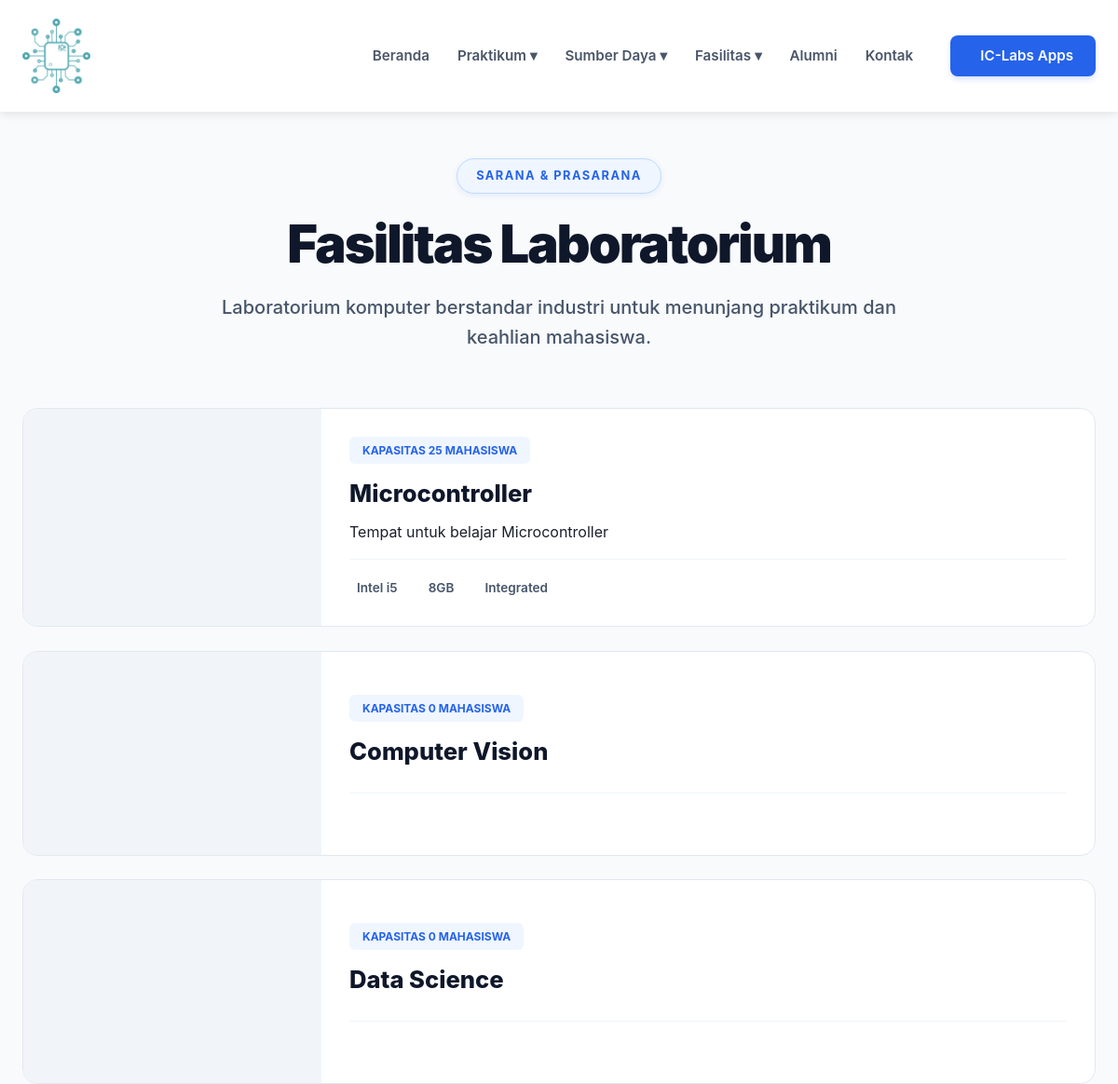
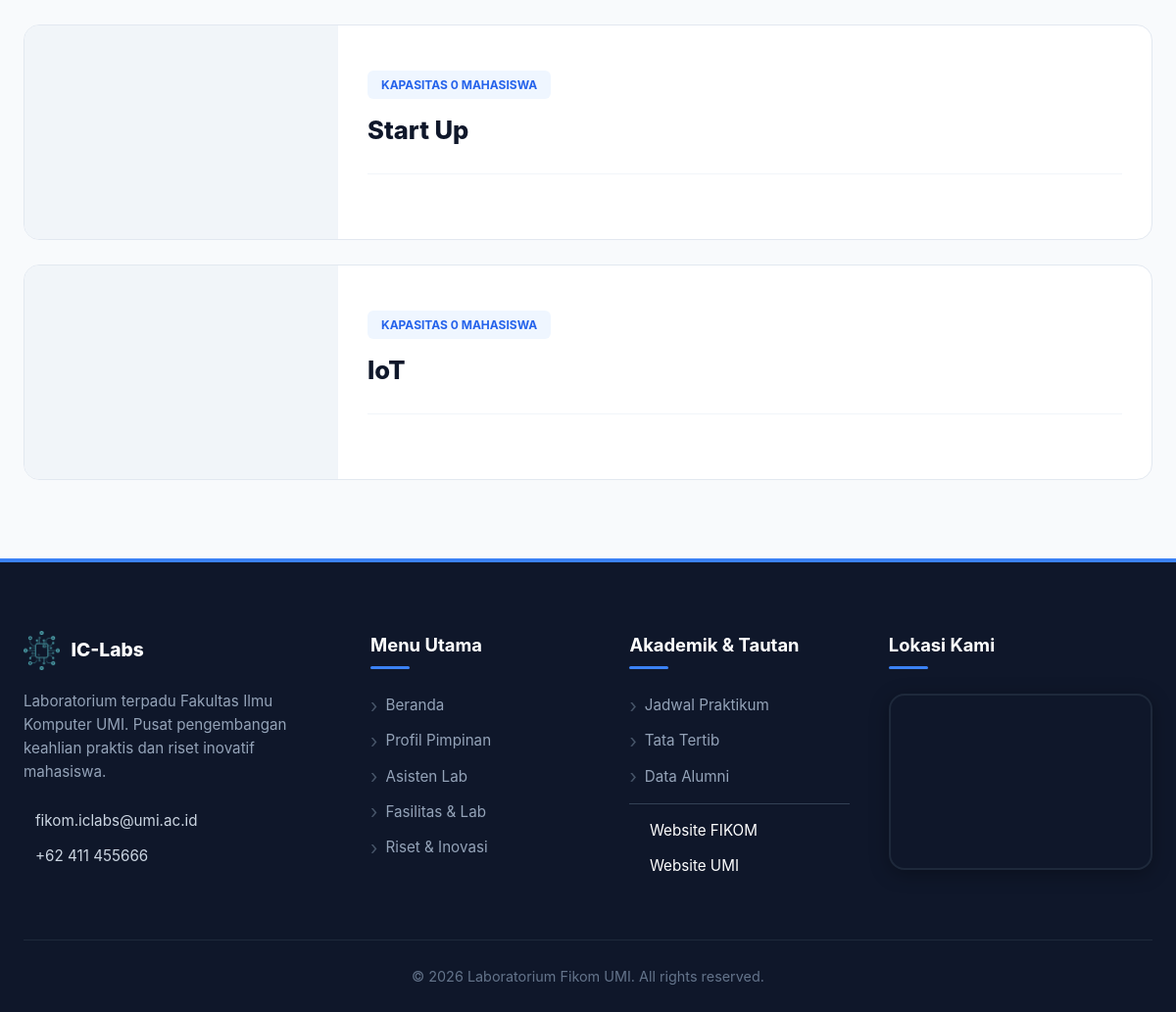
Before: /public/laboratorium with the older database file (2 pictures, top to bottom).
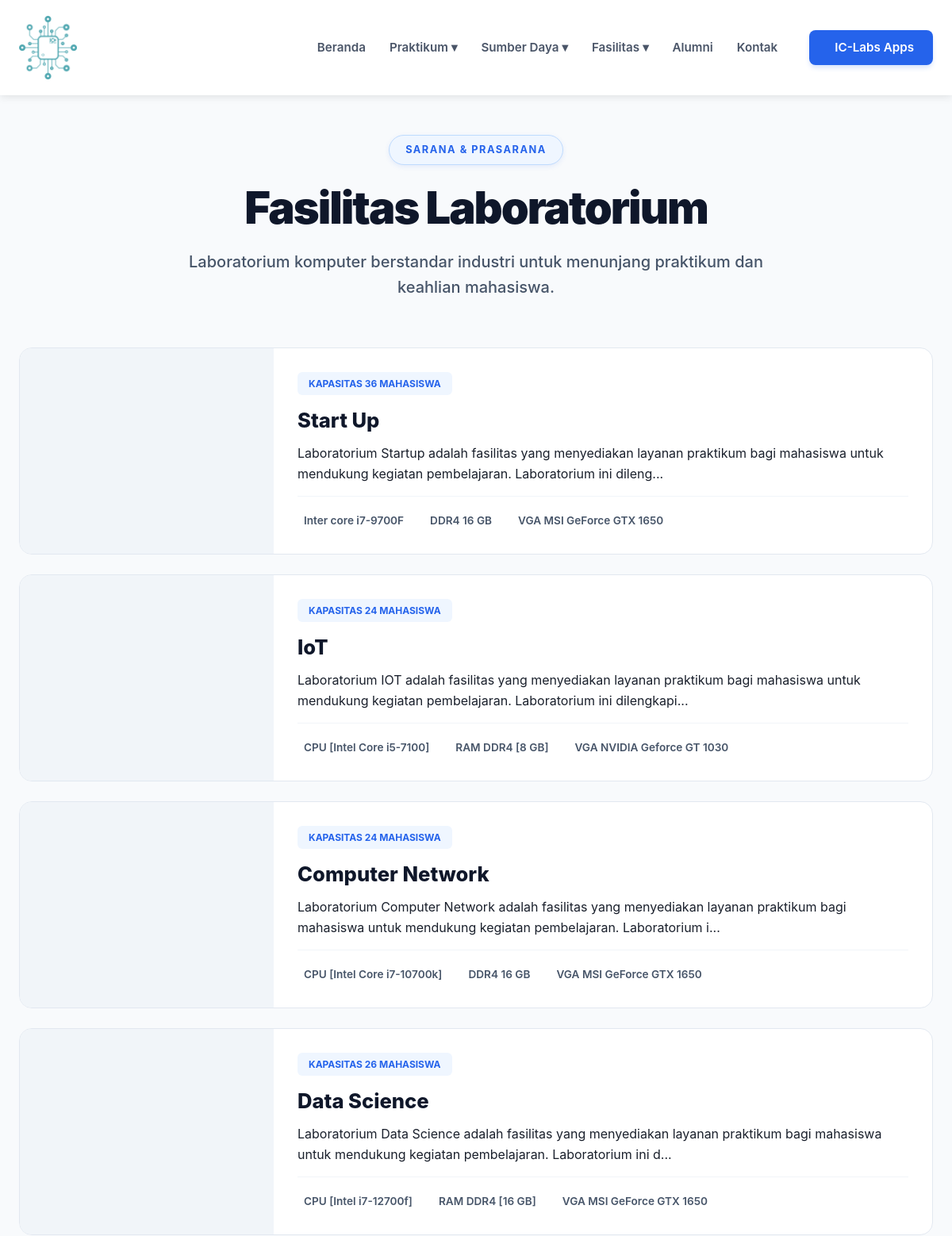
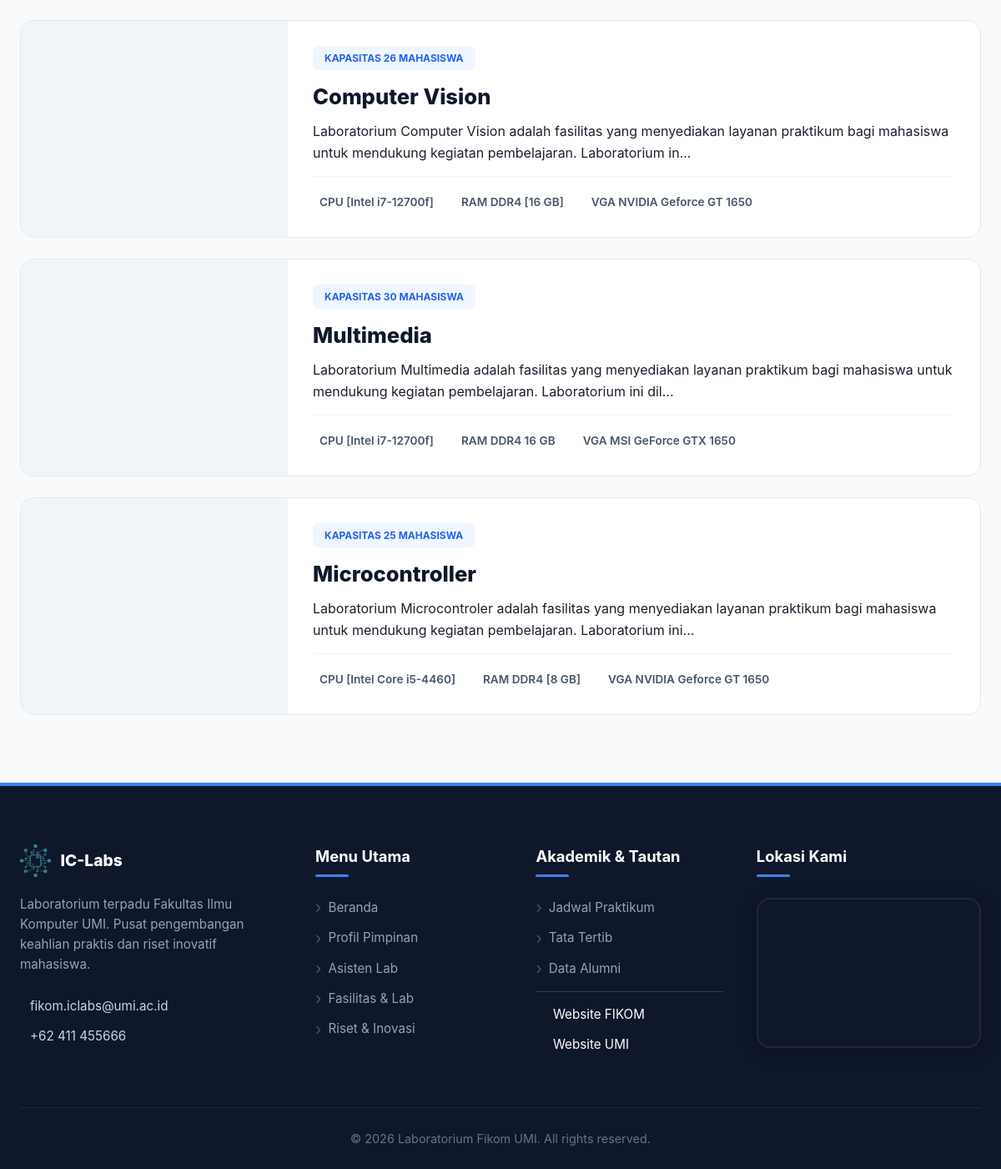
After: the same page with the newer database file (2 pictures, top to bottom).
### tables this page shows
CREATE TABLE `laboratorium` (
  `idLaboratorium` int(11) NOT NULL,
  `nama` varchar(100) NOT NULL,
  `jenis` enum('Laboratorium','Riset') DEFAULT 'Laboratorium',
  `idKordinatorAsisten` int(11) DEFAULT NULL,
  `deskripsi` text DEFAULT NULL,
  `gambar` varchar(255) DEFAULT NULL,
  `jumlahPc` int(11) DEFAULT NULL,
  `jumlahKursi` int(11) DEFAULT NULL,
  `lokasi` varchar(255) DEFAULT NULL,
  `kapasitas` int(11) DEFAULT 0,
  `processor` varchar(255) DEFAULT NULL,
  `ram` varchar(100) DEFAULT NULL,
  `storage` varchar(100) DEFAULT NULL,
  `gpu` varchar(255) DEFAULT NULL,
  `monitor` varchar(255) DEFAULT NULL,
  `software` text DEFAULT NULL,
  `fasilitas_pendukung` text DEFAULT NULL,
  `koordinator_nama` varchar(255) DEFAULT NULL,
  `koordinator_foto` varchar(255) DEFAULT NULL
);

### app/views/fasilitas/laboratorium.php (the view, shortened to what this page needs)
<?php
$lab_list = [];
if (!empty($data['laboratorium'])) {
    $lab_list = $data['laboratorium'];
} else {
    global $pdo;
    try {
        if ($pdo instanceof PDO) {
            $stmt = $pdo->query("SELECT * FROM laboratorium WHERE jenis = 'Laboratorium' ORDER BY idLaboratorium ASC");
            $lab_list = $stmt->fetchAll(PDO::FETCH_ASSOC);
        }
    } catch (Throwable $e) { $lab_list = []; }
}
?>
<section class="fasilitas-section">
    <div class="container">
        <header class="page-header">
            <span class="header-badge">Sarana & Prasarana</span>
            <h1>Fasilitas Laboratorium</h1>
            <p>Laboratorium komputer berstandar industri untuk menunjang praktikum dan keahlian mahasiswa.</p>
        </header>
        <div class="facility-grid">
            <?php if (!empty($lab_list)) : ?>
                <?php foreach ($lab_list as $row) : ?>
                    <?php
                        $descRaw = $row['deskripsi'] ?? '';
                        $deskripsi = strlen($descRaw) > 150 ? substr($descRaw, 0, 150) . '...' : $descRaw;
                    ?>
                    <a href="<?= PUBLIC_URL ?>/detail_fasilitas/<?= $row['idLaboratorium'] ?>" class="facility-row" data-id="<?= $row['idLaboratorium'] ?>" data-link>
                        <div class="facility-img-side">
                        </div>
                        <div class="facility-info-side">
                            <div class="facility-meta">
                                <span class="badge-info">
                                    <i class="ri-group-line"></i> Kapasitas <?= $row['kapasitas'] ?> Mahasiswa
                                </span>
                            </div>
                            <h3><?= htmlspecialchars($row['nama']) ?></h3>
                            <p><?= htmlspecialchars($deskripsi) ?></p>
                            <div class="mini-specs">
                                <?php if (!empty($row['processor'])) : ?>
                                    <div class="mini-spec-item"><i class="ri-cpu-line"></i> <?= htmlspecialchars($row['processor']) ?></div>
                                <?php endif; ?>
                                <?php if (!empty($row['ram'])) : ?>
                                    <div class="mini-spec-item"><i class="ri-ram-2-line"></i> <?= htmlspecialchars($row['ram']) ?></div>
                                <?php endif; ?>
                                <?php if (!empty($row['gpu'])) : ?>
                                    <div class="mini-spec-item"><i class="ri-window-line"></i> <?= htmlspecialchars($row['gpu']) ?></div>
                                <?php endif; ?>
                            </div>
                        </div>
                    </a>
                <?php endforeach; ?>
            <?php endif; ?>
        </div>
    </div>
</section>

### public/index.php (shortened to what this page needs)
<?php
$pageParam = $_GET['page'] ?? null;
$routeParam = $_GET['route'] ?? null;
$request_uri = $_SERVER['REQUEST_URI'] ?? '/';
$uri_clean   = explode('?', $request_uri)[0];
$script_name = rtrim(dirname($_SERVER['SCRIPT_NAME']), '/\\');
$uriPath     = str_replace($script_name, '', $uri_clean);
$path = trim($pageParam ?? $routeParam ?? $uriPath, '/');
$segments = array_values(array_filter(
    explode('/', $path),
    fn($s) => $s !== ''
));
$page = $segments[0] ?? 'home';
$direct_views = [
    'home'         => 'home/index.php',
    'apps'         => 'home/apps.php',
    'jadwal'       => 'praktikum/jadwal.php',
    'tatatertib'   => 'praktikum/tatatertib.php',
    'formatpenulisan' => 'praktikum/format_penulisan.php',
    'riset'        => 'fasilitas/riset.php',
    'laboratorium' => 'fasilitas/laboratorium.php',
    'detail_fasilitas' => 'fasilitas/detail.php',
    'kepala'       => 'sumberdaya/kepala.php',
];
if (array_key_exists($page, $direct_views)) {
    if (file_exists(VIEW_PATH . '/templates/header.php')) require_once VIEW_PATH . '/templates/header.php';
    $viewFile = VIEW_PATH . '/' . $direct_views[$page];
    if (file_exists($viewFile)) {
        require_once $viewFile;
    } else {
        echo "<div style='padding:50px; text-align:center;'><h3>Halaman Tidak Ditemukan</h3></div>";
    }
    if (file_exists(VIEW_PATH . '/templates/footer.php')) require_once VIEW_PATH . '/templates/footer.php';
    exit;
}
?>

### app/views/templates/header.php (shortened to what this page needs)
<!DOCTYPE html>
<html lang="id">
<head>
    <link rel="stylesheet" href="<?= PUBLIC_URL ?>/css/variables.css">
    <link rel="stylesheet" href="<?= PUBLIC_URL ?>/css/style.css">
    <?php
        $pageQuery = $_GET['page'] ?? null;
        $uri = parse_url($_SERVER['REQUEST_URI'], PHP_URL_PATH);
        $scriptName = dirname($_SERVER['SCRIPT_NAME']);
        $path = str_replace($scriptName, '', $uri);
        $segments = array_values(array_filter(explode('/', trim($path, '/'))));
        $curPage = $page ?? $pageQuery ?? ($segments[0] ?? 'home');
        $cssMap = [
            'home'         => 'home.css',
            'tatatertib'   => 'praktikum.css',
            'jadwal'       => 'praktikum.css',
            'jadwalupk'    => 'praktikum.css',
            'modul'        => 'praktikum.css',
            'formatpenulisan' => 'praktikum.css',
            'kepala'       => 'sumberdaya.css',
            'asisten'      => 'sumberdaya.css',
            'sumberdaya'   => 'sumberdaya.css',
            'detail'       => 'sumberdaya.css',
            'fasilitas'    => 'fasilitas.css',
            'riset'        => 'fasilitas.css',
            'laboratorium' => 'fasilitas.css',
            'denah'        => 'fasilitas.css',
            'sop'          => 'fasilitas.css',
            'alumni'       => 'alumni.css',
            'contact'      => 'contact.css',
            'apps'         => 'apps.css'
        ];
        if (array_key_exists($curPage, $cssMap)) {
            echo '<link rel="stylesheet" href="' . PUBLIC_URL . '/css/' . $cssMap[$curPage] . '">';
        }
    ?>
    <link href="https://cdn.jsdelivr.net/npm/remixicon@3.5.0/fonts/remixicon.css" rel="stylesheet">
</head>
<body>
    <nav class="navbar">
        <div class="container">
            <div class="logo">
                <a href="<?= PUBLIC_URL ?>/home" class="brand-logo">
                    <img src="<?= PUBLIC_URL ?>/images/navbar-icon.png" alt="Logo IC-Labs" class="logo-img">
                </a>
            </div>
            <ul class="nav-links">
                <li><a href="<?= PUBLIC_URL ?>/home">Beranda</a></li>
                <li class="dropdown">
                    <a href="javascript:void(0);" class="dropbtn" onclick="toggleDropdown(this, event)">Praktikum ▾</a>
                </li>
                <li class="dropdown">
                    <a href="javascript:void(0);" class="dropbtn" onclick="toggleDropdown(this, event)">Sumber Daya ▾</a>
                </li>
                <li class="dropdown">
                    <a href="javascript:void(0);" class="dropbtn" onclick="toggleDropdown(this, event)">Fasilitas ▾</a>
                </li>
                <li><a href="<?= PUBLIC_URL ?>/alumni">Alumni</a></li>
                <li><a href="<?= PUBLIC_URL ?>/contact">Kontak</a></li>
                <li>
                    <a href="<?= PUBLIC_URL ?>/apps" class="btn-nav-apps">
                        <i class="ri-apps-2-line"></i> IC-Labs Apps
                    </a>
                </li>
            </ul>
        </div>
    </nav>
    <main>

### app/views/templates/footer.php (shortened to what this page needs)
<footer class="main-footer">
    <div class="container">
        <div class="footer-grid">
            <div class="footer-section brand-col">
                <div class="footer-logo">
                    <img src="<?php echo ASSETS_URL; ?>/images/navbar-icon.png" alt="Logo" style="height: 40px; object-fit: contain;">
                    <span style="font-weight: 800; font-size: 1.2rem; color: #fff;">IC-Labs</span>
                </div>
                <p class="footer-desc">
                    Laboratorium terpadu Fakultas Ilmu Komputer UMI. Pusat pengembangan keahlian praktis dan riset inovatif mahasiswa.
                </p>
                <div class="contact-list">
                    <p><i class="ri-mail-send-line"></i> fikom.iclabs@umi.ac.id</p>
                    <p><i class="ri-phone-line"></i> +62 411 455666</p>
                </div>
            </div>
            <div class="footer-section">
                <h3>Menu Utama</h3>
                <ul class="footer-links">
                    <li><a href="<?php echo PUBLIC_URL; ?>/home">Beranda</a></li>
                    <li><a href="<?php echo PUBLIC_URL; ?>/kepala">Profil Pimpinan</a></li>
                    <li><a href="<?php echo PUBLIC_URL; ?>/asisten">Asisten Lab</a></li>
                    <li><a href="<?php echo PUBLIC_URL; ?>/laboratorium">Fasilitas & Lab</a></li>
                    <li><a href="<?php echo PUBLIC_URL; ?>/riset">Riset & Inovasi</a></li>
                </ul>
            </div>
            <div class="footer-section">
                <h3>Akademik & Tautan</h3>
                <ul class="footer-links">
                    <li><a href="<?php echo PUBLIC_URL; ?>/jadwal">Jadwal Praktikum</a></li>
                    <li><a href="<?php echo PUBLIC_URL; ?>/tatatertib">Tata Tertib</a></li>
                    <li><a href="<?php echo PUBLIC_URL; ?>/alumni">Data Alumni</a></li>
                    <li class="separator-link" style="margin: 10px 0; border-top: 1px solid #334155;"></li>
                    <li>
                        <a href="https://fikom.umi.ac.id" target="_blank" style="color: #ffffffff;">
                            Website FIKOM
                        </a>
                    </li>
                    <li>
                        <a href="https://umi.ac.id" target="_blank" style="color: #ffffffff;">
                            Website UMI
                        </a>
                    </li>
                </ul>
            </div>
            <div class="footer-section">
                <h3>Lokasi Kami</h3>
                <div class="map-wrapper">
                    <iframe
                        src="https://www.google.com/maps/embed?pb=!1m14!1m8!1m3!1d3973.791123008261!2d119.448235!3d-5.137305!3m2!1i1024!2i768!4f13.1!3m3!1m2!1s0x2dbefd3165008369%3A0x7af75b8baf265f2b!2sFakultas%20Ilmu%20Komputer%20UMI!5e0!3m2!1sid!2sus!4v1766106276722!5m2!1sid!2sus"
                        width="100%" height="100%" style="border:0;" allowfullscreen="" loading="lazy">
                    </iframe>
                </div>
            </div>
        </div>
        <div class="copyright">
            <p>&copy; <?= date('Y'); ?> Laboratorium Fikom UMI. All rights reserved.</p>
        </div>
    </div>
</footer>
<link href="https://cdn.jsdelivr.net/npm/remixicon@3.5.0/fonts/remixicon.css" rel="stylesheet">
</body>
</html>

### public/css/variables.css (style rules this page uses)
:root { --primary-navy: #1e3a8a; --primary-blue: #2563eb; --hover-blue: #1e40af; --bg-light: #f8fbff; --bg-white: #ffffff; --bg-soft: #eff6ff; --text-dark: #1a202c; --text-grey: #4a5568; --text-light: #dbeafe; --border-color: #e2e8f0; --border-blue: #eff6ff; --shadow-soft: 0 4px 12px rgba(30, 58, 138, 0.05); --container-width: 1280px; --font-main: 'Inter', 'Segoe UI', sans-serif; --radius-card: 15px; --radius-btn: 50px; }

### public/css/style.css (style rules this page uses)
* { margin: 0; padding: 0; box-sizing: border-box; font-family: "Inter", "Segoe UI", sans-serif; }
body { background-color: #f8fbff; color: #1a202c; line-height: 1.6; padding-top: 80px; }
html, body { max-width: 100%; overflow-x: hidden; }
.container { width: 100%; max-width: 1200px; margin: 0 auto; padding: 0 24px; }
h1, h2, h3, h4 { color: #1e3a8a; font-weight: 800; }
a { text-decoration: none; transition: 0.3s ease; }
img { max-width: 100%; display: block; }
.navbar { position: fixed; top: 0; left: 0; width: 100%; z-index: 9999; background-color: #ffffff; box-shadow: 0 2px 10px rgba(0, 0, 0, 0.1); padding: 15px 0; }
.navbar .container { display: flex; justify-content: space-between; align-items: center; }
.logo { display: flex; align-items: center; }
.brand-logo { display: flex; align-items: center; padding: 5px 0; text-decoration: none; }
.logo-img { height: 80px; width: auto; object-fit: contain; display: block; transition: transform 0.3s ease; }
.nav-links { list-style: none; display: flex; gap: 30px; align-items: center; }
.nav-links a { color: #4a5568; font-weight: 600; font-size: 0.95rem; }
.btn-nav-apps { background-color: #2563eb; color: #fff !important; padding: 10px 24px; border-radius: 8px; font-weight: 600; display: inline-flex; align-items: center; gap: 8px; transition: all 0.3s ease; box-shadow: 0 4px 6px -1px rgba(37, 99, 235, 0.2); margin-left: 10px; }
.dropdown { position: relative; }
.main-footer { background-color: #0f172a; color: #e2e8f0; padding-top: 70px; font-size: 0.95rem; position: relative; z-index: 10; margin-top: auto; border-top: 4px solid #3b82f6; }
.footer-grid { display: grid; grid-template-columns: 1.4fr 1fr 1fr 1.2fr; gap: 40px; margin-bottom: 50px; align-items: start; }
.footer-logo { display: flex; align-items: center; gap: 12px; margin-bottom: 20px; }
.footer-logo img { height: 40px; object-fit: contain; }
.footer-logo span { font-weight: 800; font-size: 1.2rem; color: #fff; }
.footer-desc { color: #94a3b8; line-height: 1.6; margin-bottom: 25px; padding-right: 20px; }
.contact-list p { display: flex; align-items: center; gap: 12px; margin-bottom: 12px; color: #cbd5e1; }
.footer-section h3 { color: #ffffff; font-size: 1.15rem; font-weight: 700; margin-bottom: 25px; position: relative; display: inline-block; padding-bottom: 10px; }
.footer-section h3::after { content: ""; position: absolute; left: 0; bottom: 0; width: 40px; height: 3px; background-color: #3b82f6; border-radius: 2px; }
.footer-links { list-style: none; padding: 0; margin: 0; }
.footer-links li { margin-bottom: 12px; }
.footer-links a { color: #94a3b8; text-decoration: none; transition: all 0.3s cubic-bezier(0.4, 0, 0.2, 1); display: flex; align-items: center; padding-left: 0; }
.footer-links a::before { content: "›"; margin-right: 8px; font-size: 1.2rem; color: #475569; transition: color 0.2s; line-height: 1; }
.footer-links a[target="_blank"] { color: #ffffff; }
.footer-links a[target="_blank"]::before { content: "\ea90"; font-family: "remixicon"; font-size: 1rem; color: #ffffff; }
.separator-link { border-top: 1px solid #1e293b; margin: 15px 0 !important; }
.map-wrapper { width: 100%; height: 180px; border-radius: 16px; overflow: hidden; box-shadow: 0 4px 20px rgba(0, 0, 0, 0.3); border: 2px solid #1e293b; }
.copyright { border-top: 1px solid #1e293b; padding: 25px 0; text-align: center; color: #64748b; font-size: 0.9rem; margin-top: 20px; }

Changed rows visible on the page:
removed laboratorium: kapasitas "25", nama "Microcontroller", deskripsi "Tempat untuk belajar Microcontroller", processor "Intel i5", ram "8GB", gpu "Integrated"
removed laboratorium: kapasitas "0", nama "Computer Vision"
removed laboratorium: kapasitas "0", nama "Data Science"
removed laboratorium: kapasitas "0", nama "Start Up"
removed laboratorium: kapasitas "0", nama "IoT"
added laboratorium: kapasitas "36", nama "Start Up", deskripsi "Laboratorium Startup adalah fasilitas yang menyediakan layanan praktikum bagi mahasiswa untuk mendukung kegiatan pembelajaran. Laboratorium ini dileng...", processor "Inter core i7-9700F", ram "DDR4 16 GB", gpu "VGA MSI GeForce GTX 1650"
added laboratorium: kapasitas "24", nama "IoT", deskripsi "Laboratorium IOT adalah fasilitas yang menyediakan layanan praktikum bagi mahasiswa untuk mendukung kegiatan pembelajaran. Laboratorium ini dilengkapi...", processor "CPU [Intel Core i5-7100]", ram "RAM DDR4 [8 GB]", gpu "VGA NVIDIA Geforce GT 1030"
added laboratorium: kapasitas "24", nama "Computer Network", deskripsi "Laboratorium Computer Network adalah fasilitas yang menyediakan layanan praktikum bagi mahasiswa untuk mendukung kegiatan pembelajaran. Laboratorium i...", processor "CPU [Intel Core i7-10700k]", ram "DDR4 16 GB", gpu "VGA MSI GeForce GTX 1650"
added laboratorium: kapasitas "26", nama "Data Science", deskripsi "Laboratorium Data Science adalah fasilitas yang menyediakan layanan praktikum bagi mahasiswa untuk mendukung kegiatan pembelajaran. Laboratorium ini d...", processor "CPU [Intel i7-12700f]", ram "RAM DDR4 [16 GB]", gpu "VGA MSI GeForce GTX 1650"
added laboratorium: kapasitas "26", nama "Computer Vision", deskripsi "Laboratorium Computer Vision adalah fasilitas yang menyediakan layanan praktikum bagi mahasiswa untuk mendukung kegiatan pembelajaran. Laboratorium in...", processor "CPU [Intel i7-12700f]", ram "RAM DDR4 [16 GB]", gpu "VGA NVIDIA Geforce GT 1650"
added laboratorium: kapasitas "30", nama "Multimedia", deskripsi "Laboratorium Multimedia adalah fasilitas yang menyediakan layanan praktikum bagi mahasiswa untuk mendukung kegiatan pembelajaran. Laboratorium ini dil...", processor "CPU [Intel i7-12700f]", ram "RAM DDR4 16 GB", gpu "VGA MSI GeForce GTX 1650"
added laboratorium: kapasitas "25", nama "Microcontroller", deskripsi "Laboratorium Microcontroler adalah fasilitas yang menyediakan layanan praktikum bagi mahasiswa untuk mendukung kegiatan pembelajaran. Laboratorium ini...", processor "CPU [Intel Core i5-4460]", ram "RAM DDR4 [8 GB]", gpu "VGA NVIDIA Geforce GT 1650"
